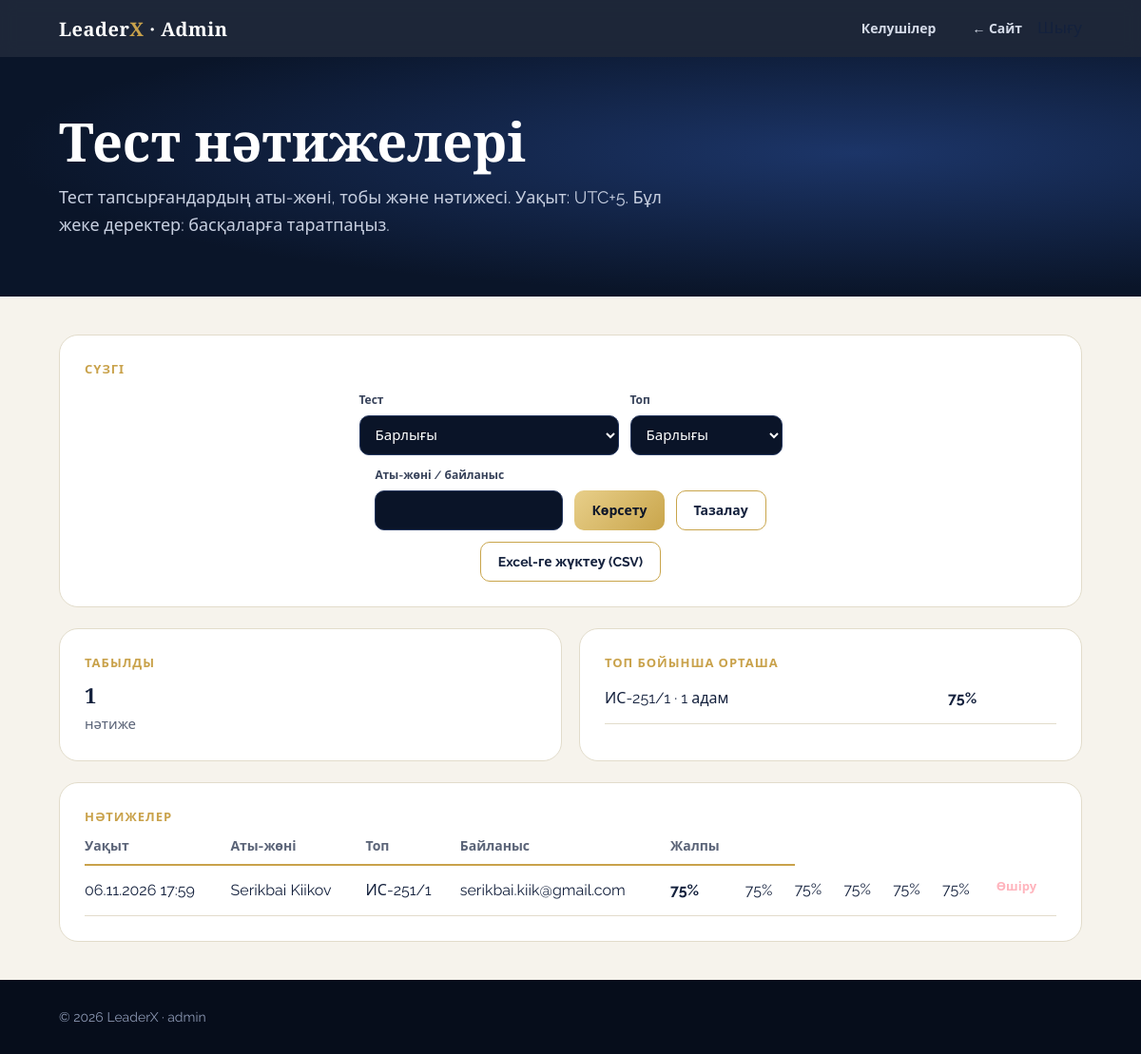
/admin/results (signed in), run on the app's committed database.
### tables this page shows
CREATE TABLE results(
        id INTEGER PRIMARY KEY AUTOINCREMENT, ts INTEGER NOT NULL, test TEXT NOT NULL, lang TEXT,
        name TEXT NOT NULL, grp TEXT NOT NULL, contact TEXT, total INTEGER, scores TEXT, answers TEXT);

### app.py (the view)
@app.route("/admin/results")
def admin_results():
    gate = _admin_gate()
    if gate:
        return gate
    f = _res_filters()
    resp = Response(render_template(
        "admin_results.html", rows=results.list_results(**f), groups=results.groups(f["test"]),
        summary=results.group_summary(f["test"], f["q"]), f=f, tests=results.TEST_NAMES,
        scales=_test_meta(f["test"])[0], counts=results.test_counts(),
        tz=analytics.TZ.utcoffset(None).seconds // 3600,
        back=request.full_path.rstrip("?")))
    resp.headers["Cache-Control"] = "no-store"
    resp.headers["X-Robots-Tag"] = "noindex, nofollow"
    return resp

### app.py (called while the page is built)
@app.context_processor
def asset_version():
    p = os.path.join(app.static_folder, "css", "style.css")
    return {"css_v": int(os.path.getmtime(p)) if os.path.exists(p) else 0}

@app.before_request
def track():
    if request.method == "GET" and request.endpoint in TRACKED:
        analytics.log_visit(request, (request.view_args or {}).get("lang"))

def csrf_token():
    t = session.get("csrf")
    if not t:
        t = secrets.token_hex(16)
        session["csrf"] = t
    return t

def _admin_on():
    if not os.environ.get("ADMIN_PASSWORD"):
        abort(404)  # құпиясөз қойылмаса, админ-панель өшірулі

def _admin_gate():
    _admin_on()
    return None if session.get("admin") else redirect(url_for("admin_login"))

def _test_meta(test):
    if test == "leadership":
        return LEAD_DATA["kk"]["scales"], LEAD_DATA["kk"]["q"]
    if test in QUIZZES:
        return quizzes.meta(test)
    return [], []

def _res_filters():
    test = request.args.get("test", "")
    if test not in results.TEST_NAMES:
        test = ""
    return {"test": test, "grp": request.args.get("grp", "")[:50], "q": request.args.get("q", "")[:60]}

### results.py (called while the page is built)
def _db():
    os.makedirs(os.path.dirname(analytics.DB_PATH), exist_ok=True)
    con = sqlite3.connect(analytics.DB_PATH, timeout=5)
    con.row_factory = sqlite3.Row
    con.execute("""CREATE TABLE IF NOT EXISTS results(
        id INTEGER PRIMARY KEY AUTOINCREMENT, ts INTEGER NOT NULL, test TEXT NOT NULL, lang TEXT,
        name TEXT NOT NULL, grp TEXT NOT NULL, contact TEXT, total INTEGER, scores TEXT, answers TEXT)""")
    con.execute("CREATE INDEX IF NOT EXISTS idx_res_ts ON results(ts)")
    return con

def _where(test, grp, q):
    cond, args = [], []
    if test:
        cond.append("test=?"); args.append(test)
    if grp:
        cond.append("grp=?"); args.append(grp)
    if q:
        like = "%" + q.replace("%", "").replace("_", "") + "%"
        cond.append("(name LIKE ? OR contact LIKE ?)"); args += [like, like]
    return (" WHERE " + " AND ".join(cond)) if cond else "", args

def groups(test=""):
    where, args = _where(test, "", "")
    con = _db()
    try:
        return [r[0] for r in con.execute(f"SELECT DISTINCT grp FROM results{where} ORDER BY grp", args)]
    finally:
        con.close()

def test_counts():
    con = _db()
    try:
        n = {r[0]: r[1] for r in con.execute("SELECT test, COUNT(*) FROM results GROUP BY test")}
    finally:
        con.close()
    return [(k, v, n.get(k, 0)) for k, v in TEST_NAMES.items()]

### templates/admin_results.html (shortened to what this page needs)
<!DOCTYPE html>
<html lang="kk">
<head>
<link rel="stylesheet" href="{{ url_for('static', filename='css/style.css', v=css_v) }}">
</head>
<body>
<nav><div class="wrap"><a class="logo" href="{{ url_for('index', lang='kk') }}">Leader<b>X</b> · Admin</a>
<div style="display:flex;align-items:center"><a class="l" style="display:inline;margin-right:16px" href="{{ url_for('admin') }}">Келушілер</a><a class="l" style="display:inline;margin-right:16px" href="{{ url_for('index', lang='kk') }}">← Сайт</a><form method="post" action="{{ url_for('admin_logout') }}" style="display:inline"><input type="hidden" name="csrf" value="{{ csrf_token() }}"><button type="submit" class="l" style="background:none;border:0;cursor:pointer;font:inherit;color:inherit;padding:0">Шығу</button></form></div></div></nav>
<header class="sub"><div class="wrap"><h1>Тест нәтижелері</h1><p>Тест тапсырғандардың аты-жөні, тобы және нәтижесі. Уақыт: UTC+{{ tz }}. Бұл жеке деректер: басқаларға таратпаңыз.</p></div></header>
<main><div class="wrap kpi-page">
<div class="card" style="margin-bottom:22px"><div class="k">СҮЗГІ</div>
<form method="get" action="{{ url_for('admin_results') }}" class="lx-filter" style="margin-top:12px">
<div class="lx-f"><label for="ft">Тест</label><select id="ft" name="test"><option value="">Барлығы</option></select></div>
<div class="lx-f"><label for="fg">Топ</label><select id="fg" name="grp"><option value="">Барлығы</option>{% for g in groups %}<option value="{{ g }}"{% if f.grp == g %} selected{% endif %}>{{ g }}</option>{% endfor %}</select></div>
<div class="lx-f"><label for="fq">Аты-жөні / байланыс</label><input id="fq" name="q" type="text" value="{{ f.q }}" maxlength="60"></div>
<button type="submit" class="lx-b">Көрсету</button>
<a class="lx-b o" href="{{ url_for('admin_results') }}">Тазалау</a>
<a class="lx-b o" href="{{ url_for('admin_results_csv', test=f.test, grp=f.grp, q=f.q) }}">Excel-ге жүктеу (CSV)</a>
</form></div>
<div class="grid" style="margin-bottom:22px">
<div class="card"><div class="k">ТАБЫЛДЫ</div><h3>{{ rows|length }}</h3><p>нәтиже{% if rows|length >= 1000 %} (соңғы 1000){% endif %}</p></div>
<div class="card"><div class="k">ТОП БОЙЫНША ОРТАША</div>
<table class="kpi"><tbody>{% for g, c, avg in summary %}<tr><td>{{ g }} · {{ c }} адам</td><td>{{ avg }}%</td></tr>{% else %}<tr><td colspan="2">—</td></tr>{% endfor %}</tbody></table></div>
</div>
<div class="card"><div class="k">НӘТИЖЕЛЕР</div>
<div class="kpi-wrap"><table class="kpi"><thead><tr><th>Уақыт</th><th>Аты-жөні</th><th>Топ</th><th>Байланыс</th><th>Жалпы</th>{% for s in scales %}<th>{{ s }}</th>{% endfor %}<th></th></tr></thead>
<tbody>{% for r in rows %}<tr><td class="lx-score">{{ r.time }}</td><td>{{ r.name }}</td><td>{{ r.grp }}</td><td style="word-break:break-all">{{ r.contact or '—' }}</td><td class="lx-score"><b>{{ r.total }}%</b></td>{% for v in r.scores %}<td class="lx-score">{{ v }}%</td>{% endfor %}
<td><form method="post" action="{{ url_for('admin_results_delete') }}" onsubmit="return confirm('Бұл нәтижені өшіру керек пе?')"><button type="submit" class="lx-del">Өшіру</button></form></td></tr>
{% else %}<tr><td colspan="{{ 6 + scales|length }}">Әзірге нәтиже жоқ</td></tr>{% endfor %}</tbody></table></div></div>
</div></main>
<footer><div class="wrap"><span>© 2026 LeaderX · admin</span></div></footer>
</body>
</html>

### static/css/style.css (style rules this page uses)
:root { --navy:#10203f;--navy2:#0a1529;--gold:#c9a24b;--gold2:#e8cf8a; --bg:#f6f3ec;--card:#fff;--ink:#14213d;--mute:#5b6478;--line:#e2dccb; box-sizing:border-box;padding-top:env(safe-area-inset-top,0px);padding-bottom:env(safe-area-inset-bottom,0px) }
html { scroll-behavior:smooth;scroll-padding-top:env(safe-area-inset-top,0px) }
*,*::before,*::after { box-sizing:border-box }
body { margin:0;background:var(--bg);color:var(--ink);font:400 17px/1.6 Raleway,system-ui,sans-serif }
.wrap { max-width:1120px;margin:0 auto;padding:0 22px }
h1,h2,h3 { font-family:'Playfair Display',Georgia,serif;line-height:1.15;margin:0 }
nav { position:sticky;top:env(safe-area-inset-top,0px);z-index:9;background:rgba(10,21,41,.92);backdrop-filter:blur(8px) }
nav .wrap { display:flex;align-items:center;justify-content:space-between;height:60px }
.logo { font:700 20px 'Playfair Display',serif;color:#fff;text-decoration:none;letter-spacing:.5px }
.logo b { color:var(--gold) }
nav a.l { color:#d5dbe9;text-decoration:none;font-size:14px;margin-left:22px;font-weight:600 }
.grid { display:grid;gap:18px;grid-template-columns:repeat(auto-fit,minmax(220px,1fr)) }
.card { background:var(--card);border:1px solid var(--line);border-radius:20px;padding:26px }
.card h3 { font-size:22px;margin:10px 0 6px }
.card p { margin:0;color:var(--mute);font-size:15px }
.card .k { color:var(--gold);font-weight:700;font-size:13px;letter-spacing:1px }
form { display:flex;gap:10px;justify-content:center;flex-wrap:wrap;max-width:560px;margin:0 auto }
input { flex:1 1 220px;padding:14px 20px;border-radius:999px;border:1.5px solid #34497a;background:#0d1a34;color:#fff;font:inherit }
input::placeholder { color:#8593b3 }
footer { background:#060d1b;color:#8c98b3;font-size:14px;padding:28px 0 }
footer .wrap { display:flex;justify-content:space-between;flex-wrap:wrap;gap:10px }
.sub { background:radial-gradient(ellipse at 75% 40%,#1c3568,var(--navy2) 70%);color:#fff;padding:56px 0 60px }
.sub h1 { font-size:clamp(34px,5vw,56px);margin-bottom:14px }
.sub p { color:#c7cfe0;max-width:640px;margin:0;font-size:18px }
.kpi-page { padding-top:40px;padding-bottom:40px }
.kpi-wrap { overflow-x:auto }
.kpi { width:100%;border-collapse:collapse;font-size:16px }
.kpi th { text-align:left;font-size:14px;font-weight:700;color:var(--mute);padding:8px 16px 8px 0;border-bottom:2px solid var(--gold) }
.kpi td { padding:13px 16px 13px 0;border-bottom:1px solid var(--line);vertical-align:top }
.kpi td:last-child { font-weight:700 }
@media (min-width:600px) { .kpi td:last-child { white-space:nowrap } }
.card .kpi td:last-child { white-space:normal }

### templates/admin_results.html (style rules this page uses)
.lx-filter { display:flex;flex-wrap:wrap;gap:12px;align-items:flex-end }
.lx-f { display:block;margin:0 }
.lx-f label { display:block;margin:0 0 6px;font-size:12px;font-weight:600;opacity:.85 }
.lx-f select,.lx-f input { display:block;box-sizing:border-box !important;height:42px !important;min-height:0 !important;max-height:42px !important;width:auto !important;min-width:160px;margin:0 !important;padding:0 12px !important;border-radius:10px;border:1px solid #25375f;background:#0a1428;color:#fff;font:inherit;font-size:15px;line-height:40px;aspect-ratio:auto !important }
.lx-b { display:inline-block;box-sizing:border-box;height:42px;padding:0 18px;border:0;border-radius:10px;background:linear-gradient(135deg,#e8cf8a,#c9a54b);color:#0a1428;font:inherit;font-size:14px;font-weight:700;line-height:42px;cursor:pointer;text-decoration:none }
.lx-b.o { background:transparent;border:1px solid #c9a54b;color:inherit;line-height:40px }
.lx-del { background:none;border:0;color:#ffb4bd;cursor:pointer;font:inherit;font-size:13px;padding:0 }
.lx-score { white-space:nowrap }

### data on the page
results: grp "ИС-251/1", id "1", total "75", time "06.11.2026 17:59", name "Serikbai Kiikov", contact "serikbai.kiik@gmail.com", scores "75" "75" "75" "75" "75"

### other printed values
{{ tz }} "5"
{{ rows|length }} "1"
